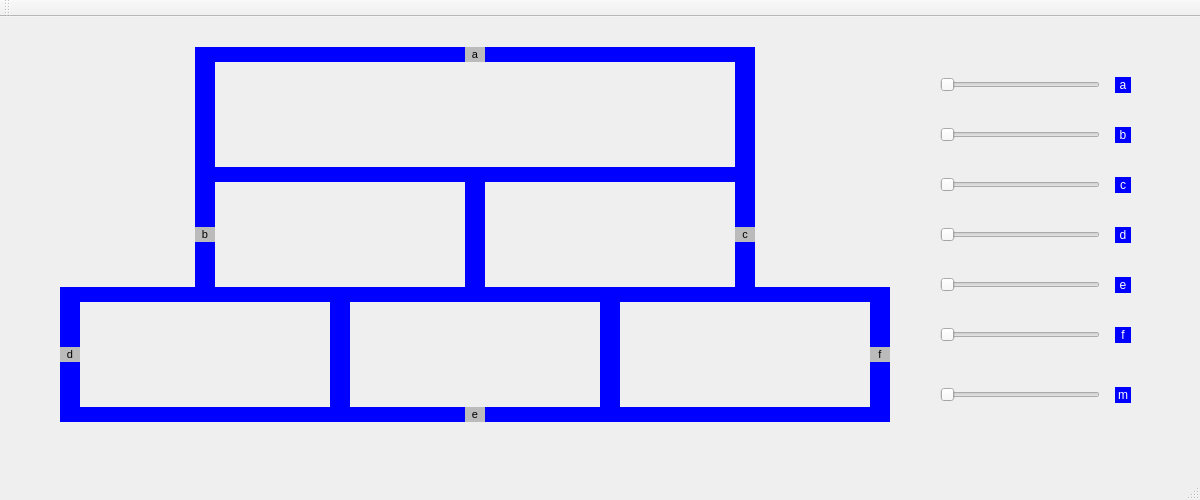
<?xml version="1.0" encoding="UTF-8"?>
<ui version="4.0">
 <class>MainWindow</class>
 <widget class="QMainWindow" name="MainWindow">
  <property name="geometry">
   <rect>
    <x>0</x>
    <y>0</y>
    <width>1200</width>
    <height>500</height>
   </rect>
  </property>
  <property name="windowTitle">
   <string>MainWindow</string>
  </property>
  <widget class="QWidget" name="centralWidget">
   <widget class="QSlider" name="horizontalSlider_a">
    <property name="geometry">
     <rect>
      <x>940</x>
      <y>60</y>
      <width>160</width>
      <height>16</height>
     </rect>
    </property>
    <property name="orientation">
     <enum>Qt::Orientation::Horizontal</enum>
    </property>
   </widget>
   <widget class="QSlider" name="horizontalSlider_b">
    <property name="geometry">
     <rect>
      <x>940</x>
      <y>110</y>
      <width>160</width>
      <height>16</height>
     </rect>
    </property>
    <property name="orientation">
     <enum>Qt::Orientation::Horizontal</enum>
    </property>
   </widget>
   <widget class="QSlider" name="horizontalSlider_c">
    <property name="geometry">
     <rect>
      <x>940</x>
      <y>160</y>
      <width>160</width>
      <height>16</height>
     </rect>
    </property>
    <property name="orientation">
     <enum>Qt::Orientation::Horizontal</enum>
    </property>
   </widget>
   <widget class="QSlider" name="horizontalSlider_d">
    <property name="geometry">
     <rect>
      <x>940</x>
      <y>210</y>
      <width>160</width>
      <height>16</height>
     </rect>
    </property>
    <property name="orientation">
     <enum>Qt::Orientation::Horizontal</enum>
    </property>
   </widget>
   <widget class="QSlider" name="horizontalSlider_e">
    <property name="geometry">
     <rect>
      <x>940</x>
      <y>260</y>
      <width>160</width>
      <height>16</height>
     </rect>
    </property>
    <property name="orientation">
     <enum>Qt::Orientation::Horizontal</enum>
    </property>
   </widget>
   <widget class="QSlider" name="horizontalSlider_f">
    <property name="geometry">
     <rect>
      <x>940</x>
      <y>310</y>
      <width>160</width>
      <height>16</height>
     </rect>
    </property>
    <property name="orientation">
     <enum>Qt::Orientation::Horizontal</enum>
    </property>
   </widget>
   <widget class="QSlider" name="horizontalSlider_m">
    <property name="geometry">
     <rect>
      <x>940</x>
      <y>370</y>
      <width>160</width>
      <height>16</height>
     </rect>
    </property>
    <property name="orientation">
     <enum>Qt::Orientation::Horizontal</enum>
    </property>
   </widget>
   <widget class="QLabel" name="label_a">
    <property name="geometry">
     <rect>
      <x>1115</x>
      <y>60</y>
      <width>16</width>
      <height>16</height>
     </rect>
    </property>
    <property name="styleSheet">
     <string notr="true">background-color: rgb(0, 0, 255);
                        color: rgb(255, 255, 255);</string>
    </property>
    <property name="text">
     <string>a</string>
    </property>
    <property name="alignment">
     <set>Qt::AlignmentFlag::AlignCenter</set>
    </property>
   </widget>
   <widget class="QLabel" name="label_b">
    <property name="geometry">
     <rect>
      <x>1115</x>
      <y>110</y>
      <width>16</width>
      <height>16</height>
     </rect>
    </property>
    <property name="styleSheet">
     <string notr="true">background-color: rgb(0, 0, 255);
                        color: rgb(255, 255, 255);</string>
    </property>
    <property name="text">
     <string>b</string>
    </property>
    <property name="alignment">
     <set>Qt::AlignmentFlag::AlignCenter</set>
    </property>
   </widget>
   <widget class="QLabel" name="label_c">
    <property name="geometry">
     <rect>
      <x>1115</x>
      <y>160</y>
      <width>16</width>
      <height>16</height>
     </rect>
    </property>
    <property name="styleSheet">
     <string notr="true">background-color: rgb(0, 0, 255);
                        color: rgb(255, 255, 255);</string>
    </property>
    <property name="text">
     <string>c</string>
    </property>
    <property name="alignment">
     <set>Qt::AlignmentFlag::AlignCenter</set>
    </property>
   </widget>
   <widget class="QLabel" name="label_d">
    <property name="geometry">
     <rect>
      <x>1115</x>
      <y>210</y>
      <width>16</width>
      <height>16</height>
     </rect>
    </property>
    <property name="styleSheet">
     <string notr="true">background-color: rgb(0, 0, 255);
                        color: rgb(255, 255, 255);</string>
    </property>
    <property name="text">
     <string>d</string>
    </property>
    <property name="alignment">
     <set>Qt::AlignmentFlag::AlignCenter</set>
    </property>
   </widget>
   <widget class="QLabel" name="label_e">
    <property name="geometry">
     <rect>
      <x>1115</x>
      <y>260</y>
      <width>16</width>
      <height>16</height>
     </rect>
    </property>
    <property name="styleSheet">
     <string notr="true">background-color: rgb(0, 0, 255);
                        color: rgb(255, 255, 255);</string>
    </property>
    <property name="text">
     <string>e</string>
    </property>
    <property name="alignment">
     <set>Qt::AlignmentFlag::AlignCenter</set>
    </property>
   </widget>
   <widget class="QLabel" name="label_f">
    <property name="geometry">
     <rect>
      <x>1115</x>
      <y>310</y>
      <width>16</width>
      <height>16</height>
     </rect>
    </property>
    <property name="styleSheet">
     <string notr="true">background-color: rgb(0, 0, 255);
                        color: rgb(255, 255, 255);</string>
    </property>
    <property name="text">
     <string>f</string>
    </property>
    <property name="alignment">
     <set>Qt::AlignmentFlag::AlignCenter</set>
    </property>
   </widget>
   <widget class="QLabel" name="label_m">
    <property name="geometry">
     <rect>
      <x>1115</x>
      <y>370</y>
      <width>16</width>
      <height>16</height>
     </rect>
    </property>
    <property name="styleSheet">
     <string notr="true">background-color: rgb(0, 0, 255);
                        color: rgb(255, 255, 255);</string>
    </property>
    <property name="text">
     <string>m</string>
    </property>
    <property name="alignment">
     <set>Qt::AlignmentFlag::AlignCenter</set>
    </property>
   </widget>
   <widget class="QLabel" name="label_trem_a">
    <property name="geometry">
     <rect>
      <x>465</x>
      <y>30</y>
      <width>20</width>
      <height>15</height>
     </rect>
    </property>
    <property name="font">
     <font>
      <pointsize>8</pointsize>
     </font>
    </property>
    <property name="styleSheet">
     <string notr="true">background-color: rgb(187, 187, 187);</string>
    </property>
    <property name="text">
     <string>a</string>
    </property>
    <property name="alignment">
     <set>Qt::AlignmentFlag::AlignCenter</set>
    </property>
   </widget>
   <widget class="QLabel" name="label_trem_b">
    <property name="geometry">
     <rect>
      <x>195</x>
      <y>210</y>
      <width>20</width>
      <height>15</height>
     </rect>
    </property>
    <property name="font">
     <font>
      <pointsize>8</pointsize>
     </font>
    </property>
    <property name="styleSheet">
     <string notr="true">background-color: rgb(187, 187, 187);</string>
    </property>
    <property name="text">
     <string>b</string>
    </property>
    <property name="alignment">
     <set>Qt::AlignmentFlag::AlignCenter</set>
    </property>
   </widget>
   <widget class="QLabel" name="label_trem_c">
    <property name="geometry">
     <rect>
      <x>735</x>
      <y>210</y>
      <width>20</width>
      <height>15</height>
     </rect>
    </property>
    <property name="font">
     <font>
      <pointsize>8</pointsize>
     </font>
    </property>
    <property name="styleSheet">
     <string notr="true">background-color: rgb(187, 187, 187);</string>
    </property>
    <property name="text">
     <string>c</string>
    </property>
    <property name="alignment">
     <set>Qt::AlignmentFlag::AlignCenter</set>
    </property>
   </widget>
   <widget class="QLabel" name="label_trem_d">
    <property name="geometry">
     <rect>
      <x>60</x>
      <y>330</y>
      <width>20</width>
      <height>15</height>
     </rect>
    </property>
    <property name="font">
     <font>
      <pointsize>8</pointsize>
     </font>
    </property>
    <property name="styleSheet">
     <string notr="true">background-color: rgb(187, 187, 187);</string>
    </property>
    <property name="text">
     <string>d</string>
    </property>
    <property name="alignment">
     <set>Qt::AlignmentFlag::AlignCenter</set>
    </property>
   </widget>
   <widget class="QLabel" name="label_trem_e">
    <property name="geometry">
     <rect>
      <x>465</x>
      <y>390</y>
      <width>20</width>
      <height>15</height>
     </rect>
    </property>
    <property name="font">
     <font>
      <pointsize>8</pointsize>
     </font>
    </property>
    <property name="styleSheet">
     <string notr="true">background-color: rgb(187, 187, 187);</string>
    </property>
    <property name="text">
     <string>e</string>
    </property>
    <property name="alignment">
     <set>Qt::AlignmentFlag::AlignCenter</set>
    </property>
   </widget>
   <widget class="QLabel" name="label_trem_f">
    <property name="geometry">
     <rect>
      <x>870</x>
      <y>330</y>
      <width>20</width>
      <height>15</height>
     </rect>
    </property>
    <property name="font">
     <font>
      <pointsize>8</pointsize>
     </font>
    </property>
    <property name="styleSheet">
     <string notr="true">background-color: rgb(187, 187, 187);</string>
    </property>
    <property name="text">
     <string>f</string>
    </property>
    <property name="alignment">
     <set>Qt::AlignmentFlag::AlignCenter</set>
    </property>
   </widget>
   <widget class="QLabel" name="label_trilho1">
    <property name="geometry">
     <rect>
      <x>215</x>
      <y>30</y>
      <width>520</width>
      <height>15</height>
     </rect>
    </property>
    <property name="styleSheet">
     <string notr="true">QLabel { background: blue}</string>
    </property>
    <property name="text">
     <string/>
    </property>
   </widget>
   <widget class="QLabel" name="label_trilho2">
    <property name="geometry">
     <rect>
      <x>195</x>
      <y>30</y>
      <width>20</width>
      <height>120</height>
     </rect>
    </property>
    <property name="styleSheet">
     <string notr="true">QLabel { background: blue}</string>
    </property>
    <property name="text">
     <string/>
    </property>
   </widget>
   <widget class="QLabel" name="label_trilho3_1">
    <property name="geometry">
     <rect>
      <x>195</x>
      <y>150</y>
      <width>270</width>
      <height>15</height>
     </rect>
    </property>
    <property name="styleSheet">
     <string notr="true">background-color: rgb(0, 0, 255);</string>
    </property>
    <property name="text">
     <string/>
    </property>
   </widget>
   <widget class="QLabel" name="label_trilho3_2">
    <property name="geometry">
     <rect>
      <x>485</x>
      <y>150</y>
      <width>270</width>
      <height>15</height>
     </rect>
    </property>
    <property name="styleSheet">
     <string notr="true">background-color: rgb(0, 0, 255);</string>
    </property>
    <property name="text">
     <string/>
    </property>
   </widget>
   <widget class="QLabel" name="label_trilho4">
    <property name="geometry">
     <rect>
      <x>735</x>
      <y>30</y>
      <width>20</width>
      <height>120</height>
     </rect>
    </property>
    <property name="styleSheet">
     <string notr="true">QLabel { background: blue}</string>
    </property>
    <property name="text">
     <string/>
    </property>
   </widget>
   <widget class="QLabel" name="label_trilho5">
    <property name="geometry">
     <rect>
      <x>195</x>
      <y>165</y>
      <width>20</width>
      <height>105</height>
     </rect>
    </property>
    <property name="styleSheet">
     <string notr="true">QLabel { background: blue}</string>
    </property>
    <property name="text">
     <string/>
    </property>
   </widget>
   <widget class="QLabel" name="label_trilho6_1">
    <property name="geometry">
     <rect>
      <x>80</x>
      <y>270</y>
      <width>115</width>
      <height>15</height>
     </rect>
    </property>
    <property name="styleSheet">
     <string notr="true">QLabel { background: blue}</string>
    </property>
    <property name="text">
     <string/>
    </property>
   </widget>
   <widget class="QLabel" name="label_trilho6_2">
    <property name="geometry">
     <rect>
      <x>195</x>
      <y>270</y>
      <width>135</width>
      <height>15</height>
     </rect>
    </property>
    <property name="styleSheet">
     <string notr="true">background-color: rgb(0, 0, 255);</string>
    </property>
    <property name="text">
     <string/>
    </property>
   </widget>
   <widget class="QLabel" name="label_trilho6_3">
    <property name="geometry">
     <rect>
      <x>350</x>
      <y>270</y>
      <width>115</width>
      <height>15</height>
     </rect>
    </property>
    <property name="styleSheet">
     <string notr="true">background-color: rgb(0, 0, 255);</string>
    </property>
    <property name="text">
     <string/>
    </property>
   </widget>
   <widget class="QLabel" name="label_trilho6_4">
    <property name="geometry">
     <rect>
      <x>485</x>
      <y>270</y>
      <width>115</width>
      <height>15</height>
     </rect>
    </property>
    <property name="styleSheet">
     <string notr="true">background-color: rgb(0, 0, 255);</string>
    </property>
    <property name="text">
     <string/>
    </property>
   </widget>
   <widget class="QLabel" name="label_trilho6_5">
    <property name="geometry">
     <rect>
      <x>620</x>
      <y>270</y>
      <width>135</width>
      <height>15</height>
     </rect>
    </property>
    <property name="styleSheet">
     <string notr="true">background-color: rgb(0, 0, 255);</string>
    </property>
    <property name="text">
     <string/>
    </property>
   </widget>
   <widget class="QLabel" name="label_trilho6_6">
    <property name="geometry">
     <rect>
      <x>755</x>
      <y>270</y>
      <width>115</width>
      <height>15</height>
     </rect>
    </property>
    <property name="styleSheet">
     <string notr="true">QLabel { background: blue}</string>
    </property>
    <property name="text">
     <string/>
    </property>
   </widget>
   <widget class="QLabel" name="label_trilho7">
    <property name="geometry">
     <rect>
      <x>465</x>
      <y>150</y>
      <width>20</width>
      <height>135</height>
     </rect>
    </property>
    <property name="styleSheet">
     <string notr="true">background-color: rgb(0, 0, 255);</string>
    </property>
    <property name="text">
     <string/>
    </property>
   </widget>
   <widget class="QLabel" name="label_trilho8">
    <property name="geometry">
     <rect>
      <x>735</x>
      <y>165</y>
      <width>20</width>
      <height>105</height>
     </rect>
    </property>
    <property name="styleSheet">
     <string notr="true">QLabel { background: blue}</string>
    </property>
    <property name="text">
     <string/>
    </property>
   </widget>
   <widget class="QLabel" name="label_trilho9">
    <property name="geometry">
     <rect>
      <x>60</x>
      <y>270</y>
      <width>20</width>
      <height>135</height>
     </rect>
    </property>
    <property name="styleSheet">
     <string notr="true">QLabel { background: blue}</string>
    </property>
    <property name="text">
     <string/>
    </property>
   </widget>
   <widget class="QLabel" name="label_trilho10_1">
    <property name="geometry">
     <rect>
      <x>80</x>
      <y>390</y>
      <width>250</width>
      <height>15</height>
     </rect>
    </property>
    <property name="styleSheet">
     <string notr="true">QLabel { background: blue}</string>
    </property>
    <property name="text">
     <string/>
    </property>
   </widget>
   <widget class="QLabel" name="label_trilho10_2">
    <property name="geometry">
     <rect>
      <x>350</x>
      <y>390</y>
      <width>250</width>
      <height>15</height>
     </rect>
    </property>
    <property name="styleSheet">
     <string notr="true">QLabel { background: blue}</string>
    </property>
    <property name="text">
     <string/>
    </property>
   </widget>
   <widget class="QLabel" name="label_trilho10_3">
    <property name="geometry">
     <rect>
      <x>620</x>
      <y>390</y>
      <width>250</width>
      <height>15</height>
     </rect>
    </property>
    <property name="styleSheet">
     <string notr="true">QLabel { background: blue}</string>
    </property>
    <property name="text">
     <string/>
    </property>
   </widget>
   <widget class="QLabel" name="label_trilho11">
    <property name="geometry">
     <rect>
      <x>330</x>
      <y>270</y>
      <width>20</width>
      <height>135</height>
     </rect>
    </property>
    <property name="styleSheet">
     <string notr="true">background-color: rgb(0, 0, 255);</string>
    </property>
    <property name="text">
     <string/>
    </property>
   </widget>
   <widget class="QLabel" name="label_trilho12">
    <property name="geometry">
     <rect>
      <x>600</x>
      <y>270</y>
      <width>20</width>
      <height>135</height>
     </rect>
    </property>
    <property name="styleSheet">
     <string notr="true">background-color: rgb(0, 0, 255);</string>
    </property>
    <property name="text">
     <string/>
    </property>
   </widget>
   <widget class="QLabel" name="label_trilho13">
    <property name="geometry">
     <rect>
      <x>870</x>
      <y>270</y>
      <width>20</width>
      <height>135</height>
     </rect>
    </property>
    <property name="styleSheet">
     <string notr="true">QLabel { background: blue}</string>
    </property>
    <property name="text">
     <string/>
    </property>
   </widget>
   <zorder>horizontalSlider_a</zorder>
   <zorder>horizontalSlider_b</zorder>
   <zorder>horizontalSlider_c</zorder>
   <zorder>horizontalSlider_d</zorder>
   <zorder>horizontalSlider_e</zorder>
   <zorder>horizontalSlider_f</zorder>
   <zorder>horizontalSlider_m</zorder>
   <zorder>label_a</zorder>
   <zorder>label_b</zorder>
   <zorder>label_c</zorder>
   <zorder>label_d</zorder>
   <zorder>label_e</zorder>
   <zorder>label_f</zorder>
   <zorder>label_m</zorder>
   <zorder>label_trilho1</zorder>
   <zorder>label_trilho2</zorder>
   <zorder>label_trilho3_1</zorder>
   <zorder>label_trilho3_2</zorder>
   <zorder>label_trilho4</zorder>
   <zorder>label_trilho5</zorder>
   <zorder>label_trilho6_1</zorder>
   <zorder>label_trilho6_2</zorder>
   <zorder>label_trilho6_3</zorder>
   <zorder>label_trilho6_4</zorder>
   <zorder>label_trilho6_5</zorder>
   <zorder>label_trilho6_6</zorder>
   <zorder>label_trilho7</zorder>
   <zorder>label_trilho8</zorder>
   <zorder>label_trilho9</zorder>
   <zorder>label_trilho10_1</zorder>
   <zorder>label_trilho10_2</zorder>
   <zorder>label_trilho10_3</zorder>
   <zorder>label_trilho11</zorder>
   <zorder>label_trilho12</zorder>
   <zorder>label_trilho13</zorder>
   <zorder>label_trem_c</zorder>
   <zorder>label_trem_a</zorder>
   <zorder>label_trem_b</zorder>
   <zorder>label_trem_d</zorder>
   <zorder>label_trem_e</zorder>
   <zorder>label_trem_f</zorder>
  </widget>
  <widget class="QMenuBar" name="menuBar">
   <property name="geometry">
    <rect>
     <x>0</x>
     <y>0</y>
     <width>1200</width>
     <height>19</height>
    </rect>
   </property>
  </widget>
  <widget class="QToolBar" name="mainToolBar">
   <attribute name="toolBarArea">
    <enum>TopToolBarArea</enum>
   </attribute>
   <attribute name="toolBarBreak">
    <bool>false</bool>
   </attribute>
  </widget>
  <widget class="QStatusBar" name="statusBar"/>
 </widget>
 <layoutdefault spacing="6" margin="11"/>
 <resources/>
 <connections/>
</ui>
